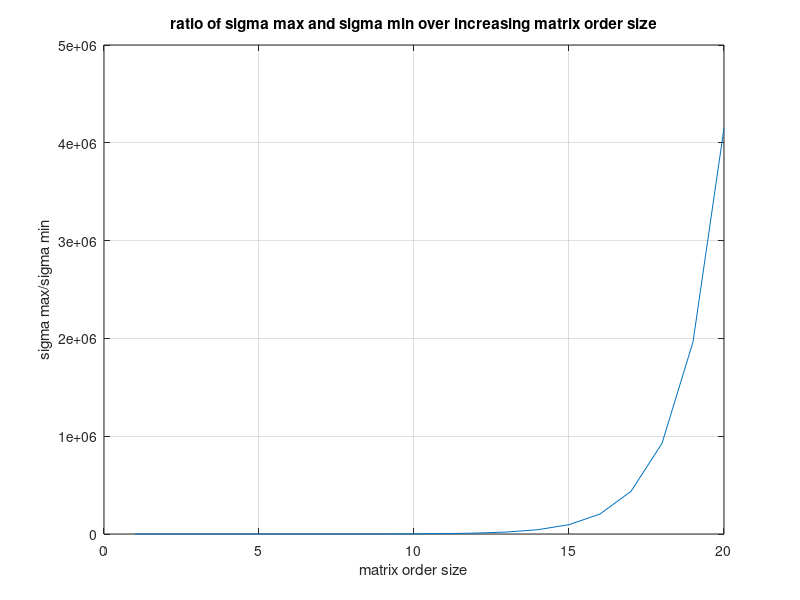

Recreate this plot in MATLAB.
%% Solves qs 4.9 for assignment 2

% this function figures out the roots of the given polynomial and forms the
% companion matrix
function singularMatrix()
ratio = [];
for i = 1 : 20
    % form the given matrix A
    A = eye(i,i);
    for j = 1 : i-1
        A = A + diag(-1*ones(i-j,1),j);
    end
    
    % perform single value decomposition and display results for each
    % iteration
    S = svd(A);
    ratio = [ratio; S(1)/S(i)];
end

plot(1:20, ratio);
xlabel('matrix order size');
ylabel('sigma max/sigma min');
title('ratio of sigma max and sigma min over increasing matrix order size');
grid on;

end